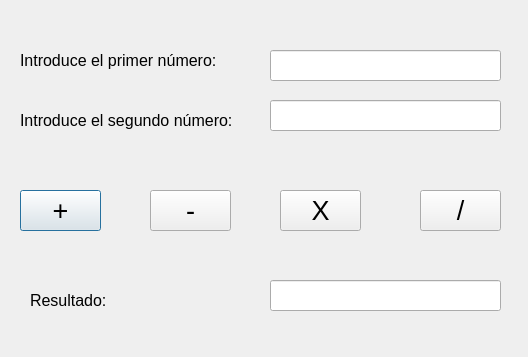
<?xml version="1.0" encoding="UTF-8"?>
<ui version="4.0">
 <class>ventanaCalculadora</class>
 <widget class="QDialog" name="ventanaCalculadora">
  <property name="geometry">
   <rect>
    <x>0</x>
    <y>0</y>
    <width>528</width>
    <height>357</height>
   </rect>
  </property>
  <property name="windowTitle">
   <string>Calculadora</string>
  </property>
  <widget class="QLabel" name="etq_primer_numero">
   <property name="geometry">
    <rect>
     <x>20</x>
     <y>50</y>
     <width>211</width>
     <height>21</height>
    </rect>
   </property>
   <property name="font">
    <font>
     <pointsize>12</pointsize>
    </font>
   </property>
   <property name="text">
    <string>Introduce el primer número:</string>
   </property>
  </widget>
  <widget class="QLabel" name="etq_segundo_numero">
   <property name="geometry">
    <rect>
     <x>20</x>
     <y>110</y>
     <width>231</width>
     <height>21</height>
    </rect>
   </property>
   <property name="font">
    <font>
     <pointsize>12</pointsize>
    </font>
   </property>
   <property name="text">
    <string>Introduce el segundo número:</string>
   </property>
  </widget>
  <widget class="QLineEdit" name="line_primer_numero">
   <property name="geometry">
    <rect>
     <x>270</x>
     <y>50</y>
     <width>231</width>
     <height>31</height>
    </rect>
   </property>
   <property name="font">
    <font>
     <pointsize>12</pointsize>
    </font>
   </property>
  </widget>
  <widget class="QLineEdit" name="line_segundo_numero">
   <property name="geometry">
    <rect>
     <x>270</x>
     <y>100</y>
     <width>231</width>
     <height>31</height>
    </rect>
   </property>
   <property name="font">
    <font>
     <pointsize>12</pointsize>
    </font>
   </property>
  </widget>
  <widget class="QPushButton" name="boton_suma">
   <property name="geometry">
    <rect>
     <x>20</x>
     <y>190</y>
     <width>81</width>
     <height>41</height>
    </rect>
   </property>
   <property name="font">
    <font>
     <pointsize>20</pointsize>
    </font>
   </property>
   <property name="text">
    <string>+</string>
   </property>
  </widget>
  <widget class="QPushButton" name="boton_resta">
   <property name="geometry">
    <rect>
     <x>150</x>
     <y>190</y>
     <width>81</width>
     <height>41</height>
    </rect>
   </property>
   <property name="font">
    <font>
     <pointsize>20</pointsize>
    </font>
   </property>
   <property name="text">
    <string>-</string>
   </property>
  </widget>
  <widget class="QPushButton" name="boton_producto">
   <property name="geometry">
    <rect>
     <x>280</x>
     <y>190</y>
     <width>81</width>
     <height>41</height>
    </rect>
   </property>
   <property name="font">
    <font>
     <pointsize>20</pointsize>
    </font>
   </property>
   <property name="text">
    <string>X</string>
   </property>
  </widget>
  <widget class="QPushButton" name="boton_cociente">
   <property name="geometry">
    <rect>
     <x>420</x>
     <y>190</y>
     <width>81</width>
     <height>41</height>
    </rect>
   </property>
   <property name="font">
    <font>
     <pointsize>20</pointsize>
    </font>
   </property>
   <property name="text">
    <string>/</string>
   </property>
  </widget>
  <widget class="QLineEdit" name="line_resultado">
   <property name="geometry">
    <rect>
     <x>270</x>
     <y>280</y>
     <width>231</width>
     <height>31</height>
    </rect>
   </property>
   <property name="font">
    <font>
     <pointsize>12</pointsize>
    </font>
   </property>
  </widget>
  <widget class="QLabel" name="etq_resultado">
   <property name="geometry">
    <rect>
     <x>30</x>
     <y>290</y>
     <width>81</width>
     <height>21</height>
    </rect>
   </property>
   <property name="font">
    <font>
     <pointsize>12</pointsize>
    </font>
   </property>
   <property name="text">
    <string>Resultado:</string>
   </property>
  </widget>
 </widget>
 <resources/>
 <connections/>
</ui>
